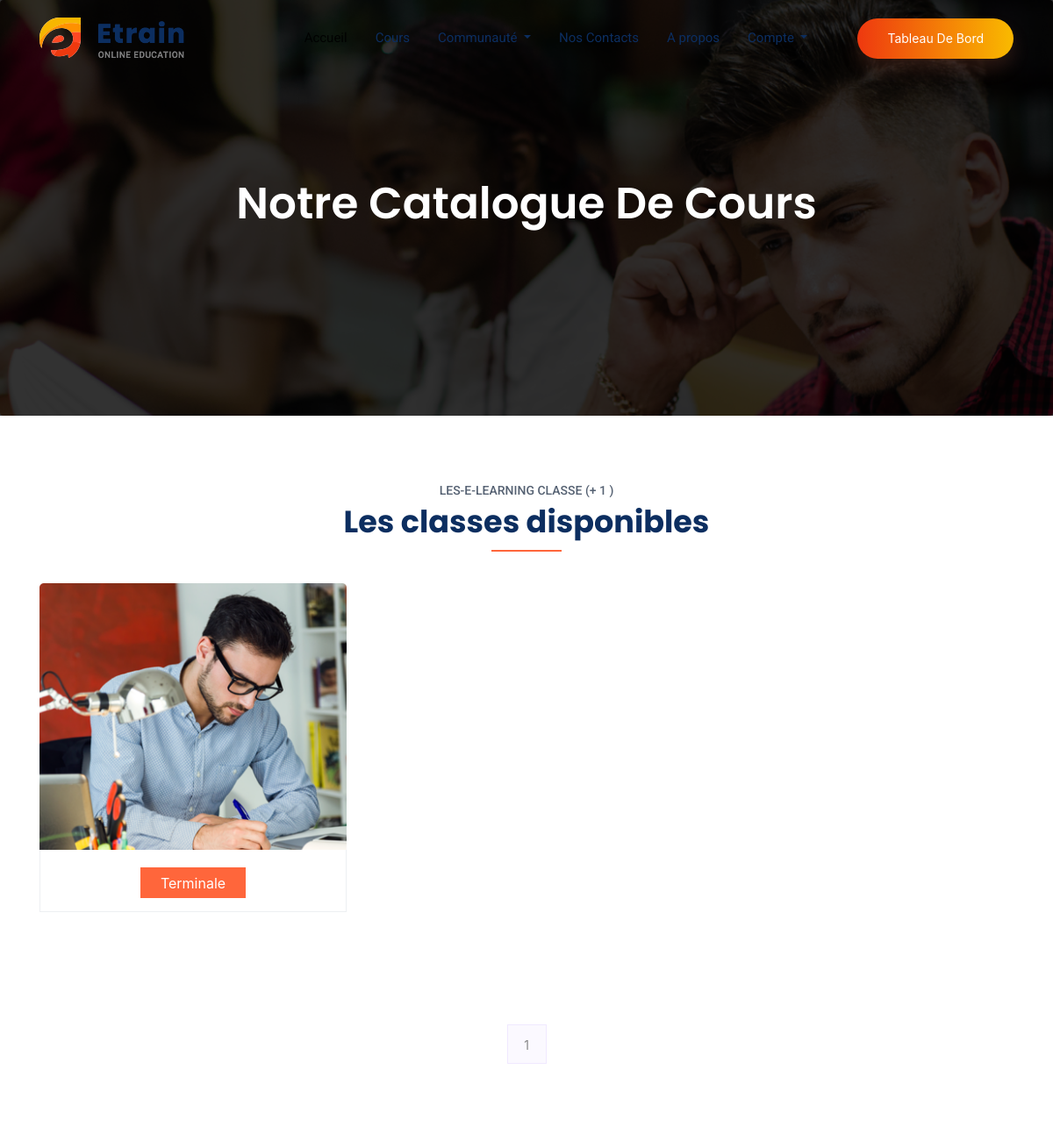
Page /cours/ (upper part) on the earlier database version.
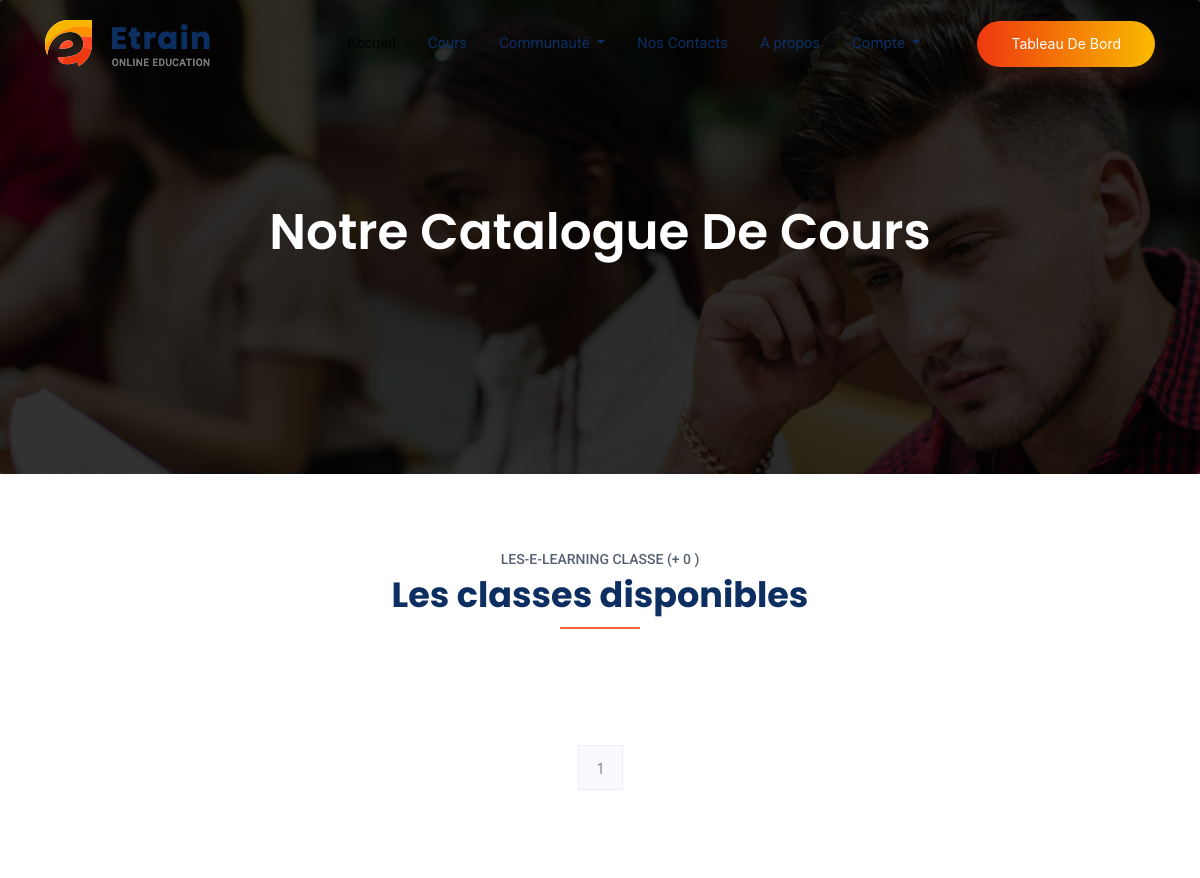
Same page on the later database version.
### Membre/models.py (models this page shows, shortened)
class Membre(models.Model):
    user = models.OneToOneField(User, on_delete=models.CASCADE)
    niveau = models.CharField(max_length=50)

### Cours/views.py (the view)
# urls.py: path('',views.Cours_niveau, name = "Cours_niveau" ),
def Cours_niveau(request):
    niveau = Membre.objects.values('niveau').distinct()
    som = niveau.count()
    paginator = Paginator(niveau, 6)
    page = request.GET.get('page', 1)
    try:
            niveau = paginator.page(page)
    except PageNotAnInteger:
            niveau = paginator.page(1)
    except EmptyPage:
            niveau = paginator.page(paginator.num_pages)
    return render(request, "Cours/cours_niveau.html", locals())

### Templates/Cours/cours_niveau.html (shortened to what this page needs)
{% extends "Layouts/base.html" %}
{% block content %}
{% load static %}
    <section class="breadcrumb breadcrumb_bg">
        <div class="container">
            <div class="row">
                <div class="col-lg-12">
                    <div class="breadcrumb_iner text-center">
                        <div class="breadcrumb_iner_item">
                            <h2>Notre Catalogue de Cours</h2>
                        </div>
                    </div>
                </div>
            </div>
        </div>
    </section>
    <section class="special_cource padding_top">
        <div class="container">
            <div class="row justify-content-center">
                <div class="col-xl-12">
                    <div class="section_tittle text-center">
                        <p>Les-E-Learning Classe (+ {{som}} )</p>
                        <h2>Les classes disponibles</h2>
                    </div>
                </div>
            </div>
            <div class="row">
            {% for niv in niveau  %}
                <div class="col-sm-6 col-lg-4 mb-5">
                    <div class="single_special_cource">
                     <a href="{% url 'Cours_module' niv.niveau %}" >  <img src="{%  static 'img/special_cource_1.png' %}" class="special_img" alt=""></a>
                        <div class="special_cource_text text-center">
                            <a href="{% url 'Cours_module' niv.niveau %}" class="btn_4">{{niv.niveau}}</a>
                        </div>
                    </div>
                </div>
            {% endfor %}
        </div>
        </div>
    </section>
    <nav class="blog-pagination justify-content-center d-flex">
        <ul class="pagination">
            {% for p in niveau.paginator.page_range %}
            {% if niveau.number == p  %}
            <li class="page-item active"><a class="page-link" href="?page={{p}}">{{p}}</a></li>
            {% else %}
            <li class="page-item"><a class="page-link" href="?page={{p}}">{{p}}</a></li>
            {% endif %}
            {% endfor %}
        </ul>
    </nav>
    <section class="testimonial_part section_padding">
    </section>
    {% endblock content %}

Differences in the rows shown:
removed Membre: niveau "Terminale"
Other differences:
{{ som }}: "1" → "0"
